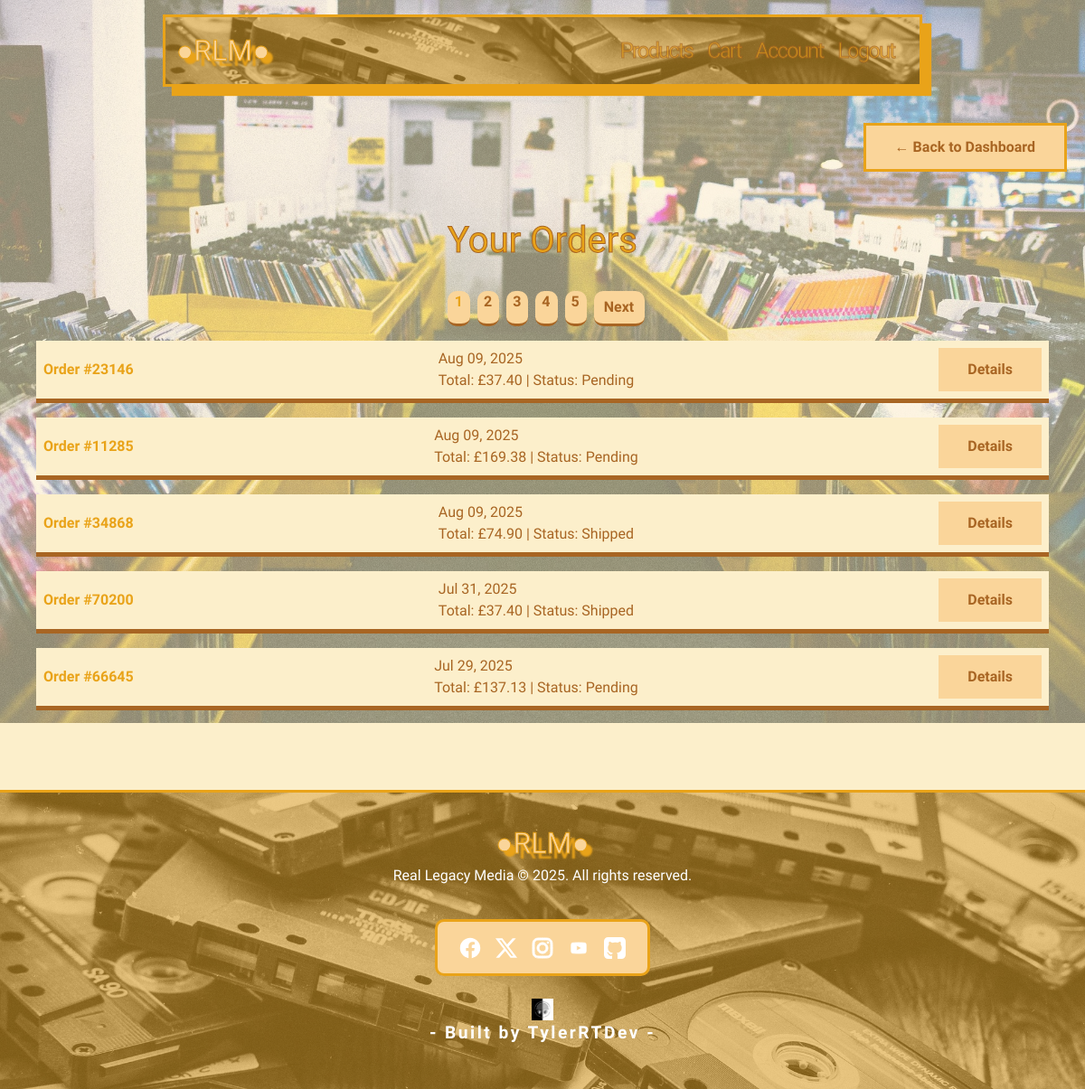
The app's page /accounts/orders/ (signed in), older data.
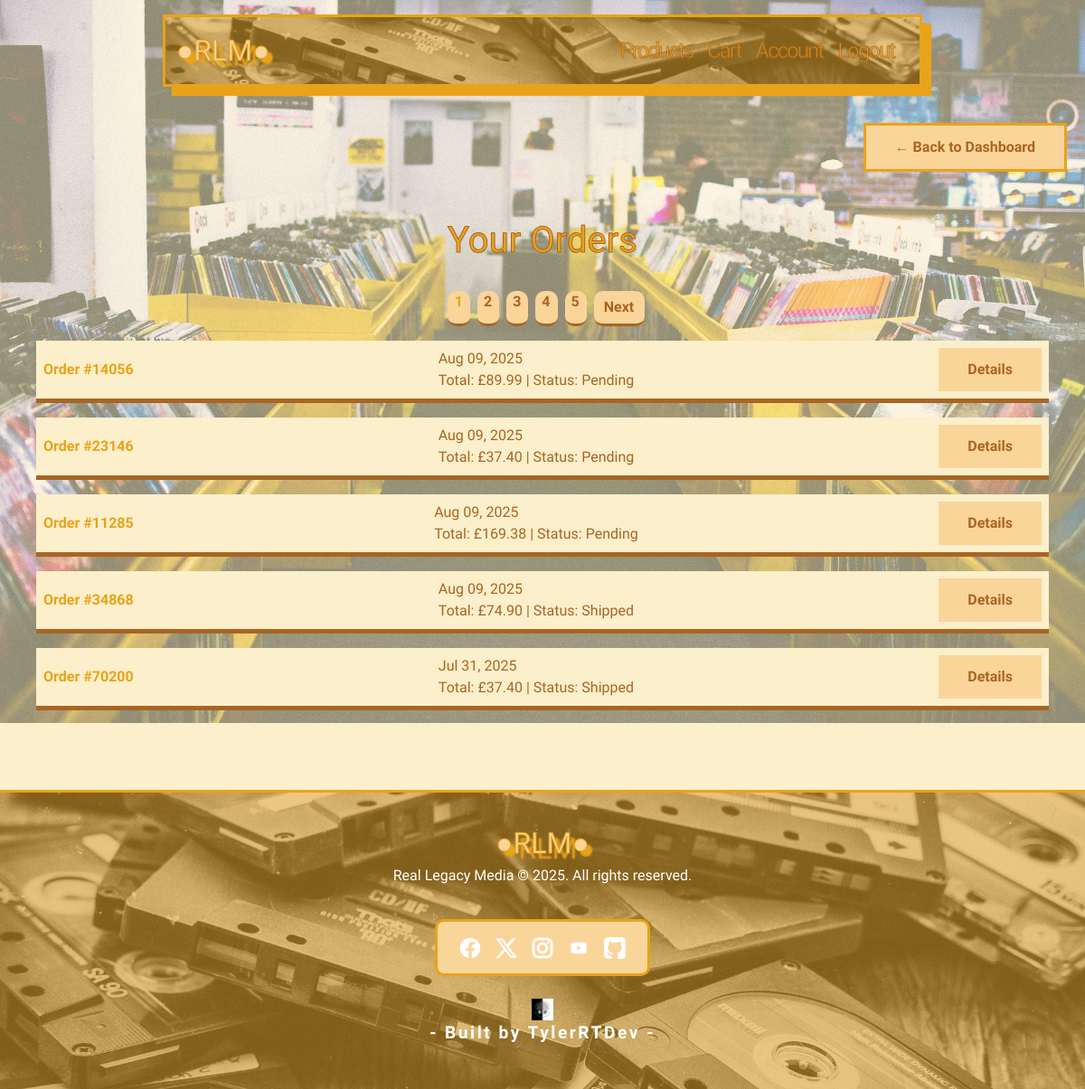
The same page, newer data.
### checkout/models.py (models this page shows, shortened)
class CheckoutOrder(models.Model):
    STATUS_CHOICES = [
        ('pending', 'Pending'),
        ('shipped', 'Shipped'),
        ('delivered', 'Delivered'),
    ]
    user = models.ForeignKey(User, on_delete=models.CASCADE, null=True, blank=True)
    order_number = models.CharField(max_length=5, unique=True, blank=True, null=True)
    guest_email = models.EmailField(blank=True, null=True)
    city = models.CharField(max_length=50, null=True, blank=True)
    postcode = models.CharField(max_length=20, null=True, blank=True)
    total_amount = models.DecimalField(max_digits=10, decimal_places=2)
    status = models.CharField(max_length=20, choices=STATUS_CHOICES, default='pending')
    created_at = models.DateTimeField(auto_now_add=True)
    full_name = models.CharField(max_length=100, null=True, blank=True)
    shipping_address = models.TextField(null=True, blank=True)
    shipping_city = models.CharField(max_length=50, null=True, blank=True)
    shipping_postcode = models.CharField(max_length=20, null=True, blank=True)
    billing_address = models.TextField(null=True, blank=True)
    billing_city = models.CharField(max_length=20,null=True, blank=True)
    billing_postcode = models.CharField(max_length=20,null=True, blank=True)

### accounts/views.py (the view)
# urls.py: path('orders/', views.order_history_view, name='order_history'),
@login_required
def order_history_view(request):
    orders = CheckoutOrder.objects.filter(user=request.user).order_by('-created_at')
    paginator = Paginator(orders, 5)  # Show 5 orders per page
    page_number = request.GET.get('page')
    page_obj = paginator.get_page(page_number)
    return render(request, 'accounts/order_history.html', {
        'orders': orders,
        'page_obj': page_obj
    })

### templates/accounts/order_history.html (shortened to what this page needs)
{% extends 'base.html' %}
{% block content %}
    <div class="back-button d-flex justify-content-end mb-1">
        <a href="{% url 'accounts:profile' %}" class="back-btn-retro">
        <span> ←</span> Back to Dashboard
        </a>
    </div>
    <div class="order-history container py-5">
        <div class="account-orders-title">
            <h1>Your Orders</h1>
        </div>
        <div class="text-center">
            <nav aria-label="Order pagination">
                <ul class="pagination justify-content-center">
                {% for num in page_obj.paginator.page_range %}
                    <li class="page-item {% if page_obj.number == num %}active{% endif %}">
                    <a class="page-link page-num" href="?page={{ num }}">{{ num }}</a>
                    </li>
                {% endfor %}
                {% if page_obj.has_next %}
                    <li class="page-item">
                    <a class="page-link" href="?page={{ page_obj.next_page_number }}">Next</a>
                    </li>
                {% endif %}
                </ul>
            </nav>
        </div>
        {% if page_obj.object_list %}
            <ul class="list-group">
                {% for order in page_obj.object_list %}
                    <li class="list-group-item p-2">
                        <div class="d-flex justify-content-end justify-content-between align-items-center">
                    <strong>Order #{{ order.order_number }}</strong>{{ order.created_at|date:"M d, Y" }}
                    <br>
                    Total: £{{ order.total_amount }} | Status: {{ order.status|capfirst }}
                        <a href="{% url 'accounts:order_detail' order.id %}" class="btn-retro">Details</a>
                    </div>
                </li>
                {% endfor %}
            </ul>
        {% else %}
            <div class="no-orders-text-container d-flex justify-content-center align-items-center flex-column">
                <img src="/static/images/icons/empty-cart.png" alt="Empty order">
                <h5 class="no-orders-text text-center">No orders yet...</h5>
            </div>
        {% endif %}
    </div>
{% endblock %}

### templates/base.html (shortened to what this page needs)
{% load static %}
<!DOCTYPE html>
<html lang="en">
<head>
    <link href="https://cdn.jsdelivr.net/npm/bootstrap@5.3.0/dist/css/bootstrap.min.css" rel="stylesheet">
    <link rel="stylesheet" href="{% static 'css/style.css' %}">
</head>
    <body>
        <nav class="navbar nav-link navbar-expand-md">
            <div class="container-fluid">
                <a class="navbar-brand mx-auto text-center" href="{% url 'core:home' %}">●RLM●</a>
                <div class="collapse navbar-collapse justify-content-end ms-2 me-2" id="navbarNav">
                    <div class="navbar-nav">
                        <a class="nav-link nav-item" href="{% url 'products:list' %}">Products</a>
                        <a class="nav-link nav-item" href="{% url 'cart:view_cart' %}">Cart</a>
                        {% if user.is_authenticated %}
                        <a class="nav-link nav-item" href="{% url 'accounts:profile' %}">Account</a>
                        <a class="nav-link nav-item" href="{% url 'accounts:logout' %}">Logout</a>
                        {% else %}
                        <a class="nav-link nav-item" href="{% url 'accounts:login' %}">Login</a>
                        <a class="nav-link nav-item" href="{% url 'accounts:register' %}">Register</a>
                        {% endif %}
                    </div>
                </div>
            </div>
        </nav>
        <main class="container py-4">
            {% block content %}{% endblock %}
        </main>
        <footer class="footer-container">
            <div class="footer-content">
                <div class="footer-logo">
                    <a class="navbar-brand mx-auto" href="{% url 'core:home' %}">●RLM●</a>
                    <p>Real Legacy Media © 2025. All rights reserved.</p>
                </div>
                <div class="footer-links mt-1 mb-2">
                    <div class="social-icons">
                        <a href="https://www.facebook.com/profile.php?id=61570549830925" target="_blank" rel="noopener"><img src="/static/images/icons/facebook.svg" alt="Facebook"></a>
                        <a href="https://x.com/TylerRTDev" target="_blank" rel="noopener"><img src="/static/images/icons/x-social.svg" alt="Twitter"></a>
                        <a href="https://www.instagram.com/tylerrtdev/" target="_blank" rel="noopener"><img src="/static/images/icons/instagram.svg" alt="Instagram"></a>
                        <a href="https://www.youtube.com" target="_blank" rel="noopener"><img src="/static/images/icons/youtube.svg" alt="YouTube"></a>
                        <a href="https://github.com/TylerRTDev" target="_blank" rel="noopener"><img src="/static/images/icons/github-svgrepo-com.svg" alt="Git-Hub"></a>
                    </div>
                </div>
                <div class="footer-text">
                    <a href="https://rtdev-profiles.netlify.app/"><img src="/static/images/logo-avatar.png"></a>
                    <p>- Built by TylerRTDev -</p>
                </div>
            </div>
        </footer>
    </body>
</html>

Row changes from the older to the newer data that the page shows:
no longer on this page (row unchanged): CheckoutOrder: order_number "66645", created_at "Jul 29, 2025", total_amount "137.13", status "Pending"
added CheckoutOrder: order_number "14056", created_at "Aug 09, 2025", total_amount "89.99", status "Pending"
